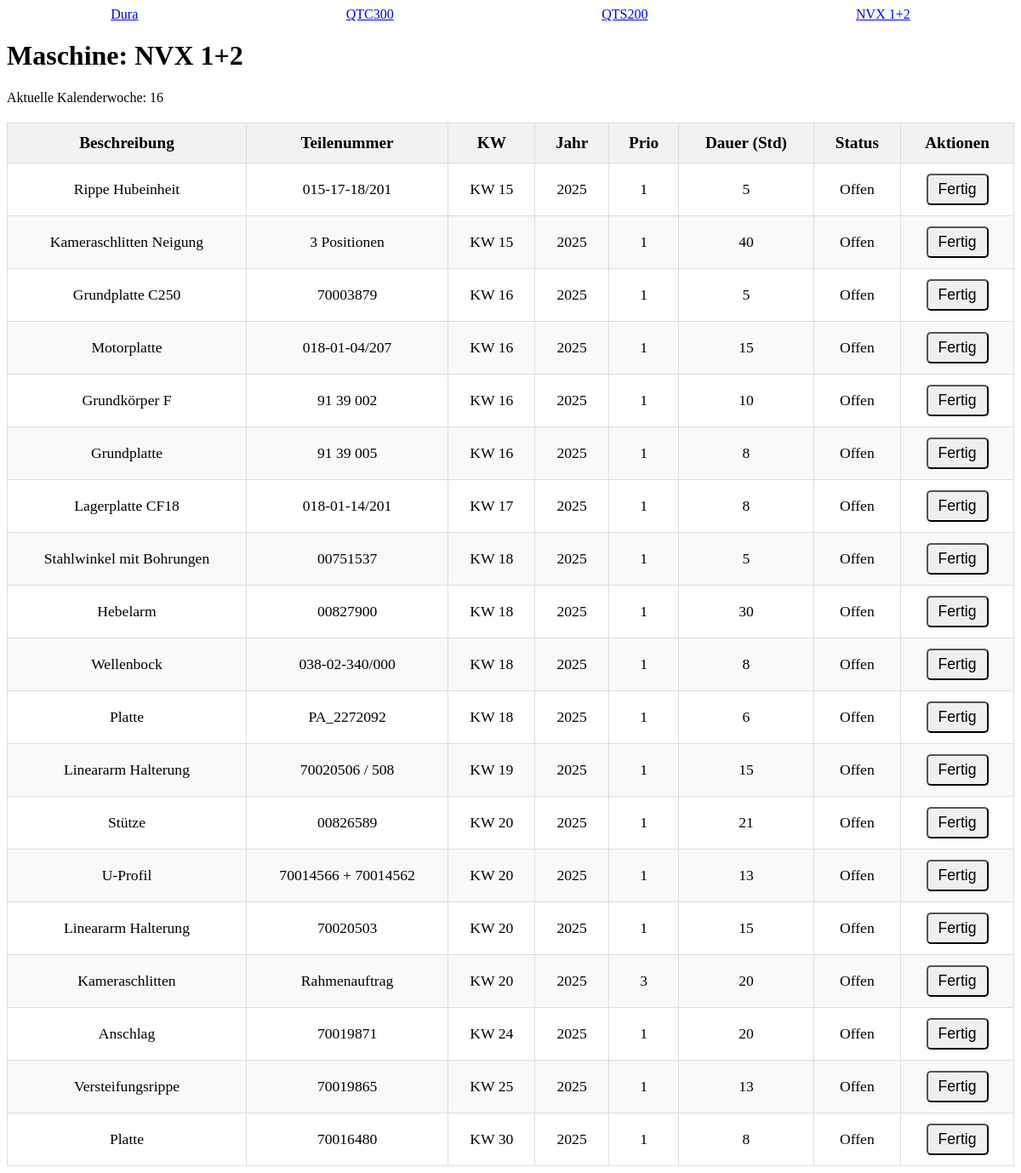
The app's page /maschine/4 with its own data.
### app.py (models this page shows, shortened)
class Machine(db.Model):
    __tablename__ = 'machine'
    id = db.Column(db.Integer, primary_key=True)
    name = db.Column(db.String(255), nullable=False)

class Task(db.Model):
    __tablename__ = 'task'
    id = db.Column(db.Integer, primary_key=True)
    machine_id = db.Column(db.Integer, db.ForeignKey('machine.id'), nullable=False)
    part_number = db.Column(db.String(50))
    description = db.Column(db.String(200))
    duration_hours = db.Column(db.Integer)
    kw = db.Column(db.Integer)
    year = db.Column(db.Integer)  # Spalte für das Jahr
    prio = db.Column(db.Integer)  # Neue Spalte für Priorität
    status = db.Column(db.String(50))
    machine = db.relationship('Machine', backref=db.backref('tasks', lazy=True))

### app.py (the view, shortened to what this page needs)
@app.route('/maschine/<int:machine_id>', methods=['GET', 'POST'])
def maschine_view(machine_id):
    machine = Machine.query.get_or_404(machine_id)
    tasks = Task.query.filter(Task.machine_id == machine_id, Task.status != 'Fertig').order_by(Task.year, Task.kw, Task.prio).all()
    current_week = get_current_week()
    return render_template('maschine_view.html', machine=machine, tasks=tasks, current_week=current_week)

### app.py (called while the page is built)
def get_current_week():
    today = datetime.today()
    return today.isocalendar()[1]

### templates/maschine_view.html (shortened to what this page needs)
<!DOCTYPE html>
<html lang="de">
<head>
</head>
<body>
<div style="display: flex; justify-content: space-around; margin-bottom: 20px;">
    <a href="{{ url_for('maschine_view', machine_id=1) }}">Dura</a>
    <a href="{{ url_for('maschine_view', machine_id=2) }}">QTC300</a>
    <a href="{{ url_for('maschine_view', machine_id=3) }}">QTS200</a>
    <a href="{{ url_for('maschine_view', machine_id=4) }}">NVX 1+2</a>
</div>
<h1>Maschine: {{ machine.name }}</h1>
<p>Aktuelle Kalenderwoche: {{ current_week }}</p>
<table>
  <thead>
    <tr>
      <th>Beschreibung</th>
      <th>Teilenummer</th>
      <th>KW</th>
      <th>Jahr</th>
      <th>Prio</th>
      <th>Dauer (Std)</th>
      <th>Status</th>
      <th>Aktionen</th>
    </tr>
  </thead>
  <tbody>
    {% for task in tasks %}
      <tr>
        <td>{{ task.description }}</td>
        <td>{{ task.part_number }}</td>
        <td>KW {{ task.kw }}</td>
        <td>{{ task.year }}</td>
        <td>{{ task.prio }}</td>
        <td>{{ task.duration_hours }}</td>
        <td>{{ task.status }}</td>
        <td>
          {% if task.status != 'Fertig' %}
            <form method="POST" action="{{ url_for('maschine_view', machine_id=machine.id) }}">
              <button type="submit">Fertig</button>
            </form>
          {% endif %}
        </td>
      </tr>
    {% endfor %}
  </tbody>
</table>
</body>
</html>

### templates/maschine_view.html (style rules this page uses)
table { width: 100%; border-collapse: collapse; margin-top: 20px; }
th, td { padding: 12px 15px; text-align: center; border: 1px solid #ddd; font-size: 1.2em; }
th { background-color: #f2f2f2; font-weight: bold; }
tr:nth-child(even) { background-color: #f9f9f9; }
td { font-size: 1.1em; }
button { padding: 6px 12px; font-size: 1em; border-radius: 5px; cursor: pointer; }

### records on screen
Machine: name "NVX 1+2"
Task: description "Rippe Hubeinheit", part_number "015-17-18/201", kw "15", year "2025", prio "1", duration_hours "5", status "Offen"
Task: description "Kameraschlitten Neigung", part_number "3 Positionen", kw "15", year "2025", prio "1", duration_hours "40", status "Offen"
Task: description "Grundplatte C250", part_number "70003879", kw "16", year "2025", prio "1", duration_hours "5", status "Offen"
Task: description "Motorplatte", part_number "018-01-04/207", kw "16", year "2025", prio "1", duration_hours "15", status "Offen"
Task: description "Grundkörper F", part_number "91 39 002", kw "16", year "2025", prio "1", duration_hours "10", status "Offen"
Task: description "Grundplatte", part_number "91 39 005", kw "16", year "2025", prio "1", duration_hours "8", status "Offen"
Task: description "Lagerplatte CF18", part_number "018-01-14/201", kw "17", year "2025", prio "1", duration_hours "8", status "Offen"
Task: description "Stahlwinkel mit Bohrungen", part_number "00751537", kw "18", year "2025", prio "1", duration_hours "5", status "Offen"
Task: description "Hebelarm", part_number "00827900", kw "18", year "2025", prio "1", duration_hours "30", status "Offen"
Task: description "Wellenbock", part_number "038-02-340/000", kw "18", year "2025", prio "1", duration_hours "8", status "Offen"
Task: description "Platte", part_number "PA_2272092", kw "18", year "2025", prio "1", duration_hours "6", status "Offen"
Task: description "Lineararm Halterung", part_number "70020506 / 508", kw "19", year "2025", prio "1", duration_hours "15", status "Offen"
Task: description "Stütze", part_number "00826589", kw "20", year "2025", prio "1", duration_hours "21", status "Offen"
Task: description "U-Profil", part_number "70014566 + 70014562", kw "20", year "2025", prio "1", duration_hours "13", status "Offen"
Task: description "Lineararm Halterung", part_number "70020503", kw "20", year "2025", prio "1", duration_hours "15", status "Offen"
Task: description "Kameraschlitten", part_number "Rahmenauftrag", kw "20", year "2025", prio "3", duration_hours "20", status "Offen"
Task: description "Anschlag", part_number "70019871", kw "24", year "2025", prio "1", duration_hours "20", status "Offen"
Task: description "Versteifungsrippe", part_number "70019865", kw "25", year "2025", prio "1", duration_hours "13", status "Offen"
Task: description "Platte", part_number "70016480", kw "30", year "2025", prio "1", duration_hours "8", status "Offen"

### other values on screen
{{ current_week }} "16"
